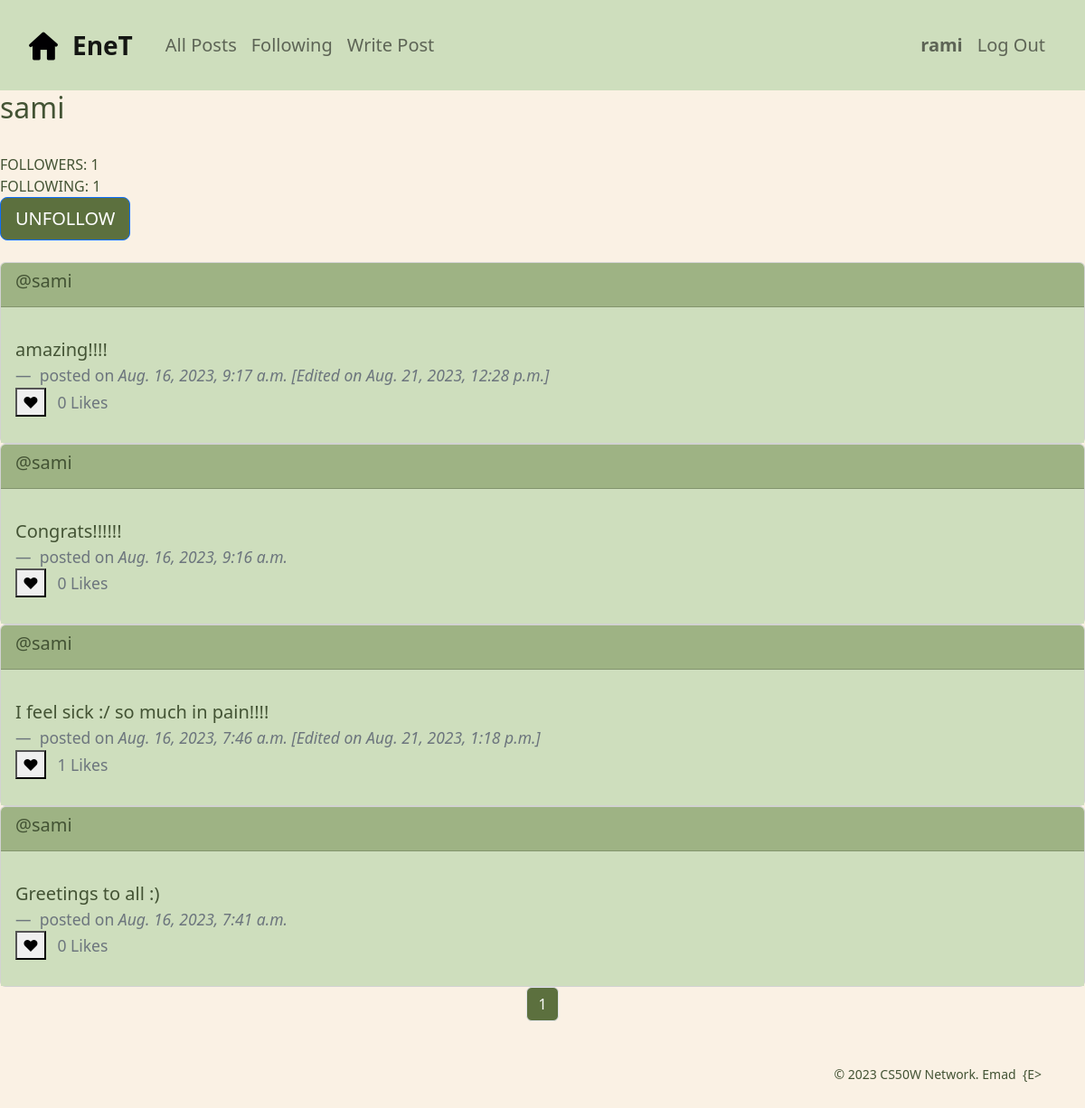
The app's page /profile/3 (signed in), older data.
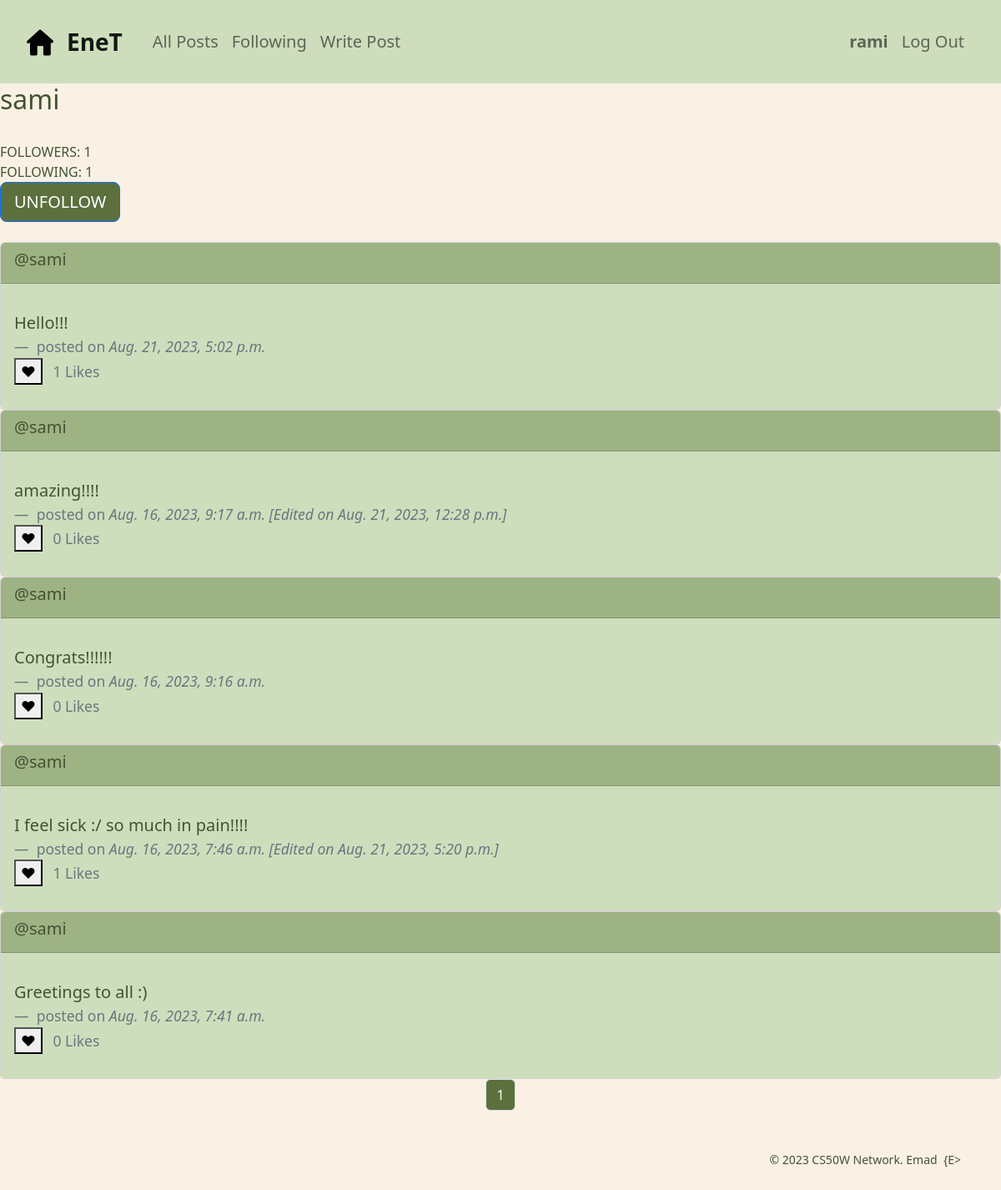
The same page, newer data.
### network/models.py (models this page shows, shortened)
class User(AbstractUser):
    followers = models.ManyToManyField('self', symmetrical=False, blank=True, null=True, related_name='following')

class Post(models.Model):
    content = models.TextField(blank=True)
    date_posted = models.DateTimeField(auto_now_add=True)    # automatically populated with current date
    edited = models.BooleanField(default=False)
    edited_on = models.DateTimeField(auto_now=True)    # automatically populated with current date on every update of instance
    author = models.ForeignKey(User, on_delete=models.CASCADE, blank=True, null=True, related_name="user_posts")
    likers = models.ManyToManyField(User, blank=True, null=True, related_name="liked_posts")

### network/views.py (the view)
# urls.py: path("profile/<int:user_id>", views.profile, name="profile"),
@login_required
def profile(request, user_id):
    profile_user = User.objects.get(pk=user_id)
    profile_user_posts = profile_user.user_posts.order_by("-date_posted").all()
    return render(request, "network/profile.html", context={
        'following': profile_user.following.all(),
        'followers': profile_user.followers.all(),
        'page': pagination(request, profile_user_posts),
        'profile_user': profile_user,
    })

### network/views.py (called while the page is built)
def pagination(request, objects_list):
    paginator = Paginator(objects_list, 10)
    page_number = request.GET.get('page')
    page = paginator.get_page(page_number)
    return page

### network/templates/network/profile.html (shortened to what this page needs)
{% extends "network/layout.html" %}
{% block body %}
    <div>
        <h2>{{profile_user}}</h2>
        <br>
        FOLLOWERS: {{followers.count}}
        <br>
        FOLLOWING: {{following.count}}
        <br>
        {% if user != profile_user %}
            {% if user in followers %}
            <form action="{% url 'follow_unfollow' user_id=profile_user.id action='unfollow' %}" method="post">
                <button type="submit" class="btn btn-lg btn-primary">UNFOLLOW</button>
            </form>
            {% else %}
            <form action="{% url 'follow_unfollow' user_id=profile_user.id action='follow' %}" method="post">
                {% csrf_token %}
                <button type="submit" class="btn btn-lg btn-primary">FOLLOW</button>
            </form>
            {% endif %}
        {% endif %}
        <br>
        {% for post in page %}
            <div class="card">
                <div class="card-header">
                    <h5>@{{post.author}}</h5>
                </div>
                <div class="card-body">
                    <blockquote class="blockquote mb-0">
                        <p>
                            <span id="post_{{post.id}}" class="list-inline-item">{{post.content}}</span>
                        </p>
                        <footer class="blockquote-footer">
                            <span>posted on </span>
                            <cite title="Source Title">{{post.date_posted}} {% if post.edited %}[Edited on {{post.edited_on}}]{% endif %}</cite> <br>
                            <button id="postReaction_{{post.id}}" class="list-inline-item btn-like">❤</button>
                            <p class="list-inline-item"><span id="postLikes_{{post.id}}">{{post.likers.count}}</span> Likes</p>
                        </footer>
                    </blockquote>
                </div>
            </div>
        {% endfor %}
    </div>
{% endblock %}

### network/templates/network/layout.html (shortened to what this page needs)
{% load static %}
<!DOCTYPE html>
<html lang="en">
    <head>
        <link href="https://cdn.jsdelivr.net/npm/bootstrap@5.2.3/dist/css/bootstrap.min.css" rel="stylesheet">
        <link href="{% static 'network/styles.css' %}" rel="stylesheet">
        <link rel='stylesheet' href='https://cdn-uicons.flaticon.com/uicons-regular-rounded/css/uicons-regular-rounded.css'>
    </head>
    <body>
        <nav class="navbar navbar-expand-lg bg-navbar p-4 fs-5">
            <a id="homepage" class="navbar-brand fs-3" href="{% url 'index' %}">
                <img class="me-2 px-2 home-icon" src="{% static 'network/icons/home.png' %}" alt="home icon"><strong>EneT</strong>
            </a>
            <div class="container-fluid">
                <ul class="navbar-nav me-auto mb-2 mb-lg-0">
                    <li class="nav-item nav-left">
                    <a id="all_posts" class="nav-link" href="{% url 'all_posts' %}">All Posts</a>
                    </li>
                    {% if user.is_authenticated %}
                        <li class="nav-item">
                            <a class="nav-link" href="{% url 'following' %}">Following</a>
                        </li>
                        <li class="nav-item">
                            <a class="nav-link" href="" class="list-inline-item" data-bs-toggle="modal" data-bs-target="#createModal">Write Post</a>
                        </li>
                    {% endif %}
                </ul>
                <ul class="navbar-nav ms-auto mb-2 mb-lg-0">
                {% if user.is_authenticated %}
                    <li class="nav-item d-flex justify-content-end">
                        <a class="nav-link" href="{% url 'profile' user.id %}"><strong>{{ user.username }}</strong></a>
                    </li>
                    <li class="nav-item d-flex justify-content-end">
                        <a class="nav-link" href="{% url 'logout' %}">Log Out</a>
                    </li>
                {% endif %}
                </ul>
            </div>
        </nav>
        <div class="body">
            {% block body %}
            {% endblock %}
        </div>
        {% if page %}
            <nav aria-label="Page navigation example">
                <ul class="pagination d-flex justify-content-center">
                        <li class="page-item"><a class="page-link btn mx-1" href="?page={{ page.number }}">{{page.number}}</a></li>
                </ul>
            </nav>
        {% endif %}
        <footer>
            <small class="d-flex justify-content-end mx-5 mt-5 mb-2">
                &copy;&nbsp;2023&nbsp;CS50W&nbsp;Network.&nbsp;Emad&nbsp;&nbsp;{E>
            </small>
            <br>
        </footer>
    </body>
</html>

### network/static/network/styles.css (style rules this page uses)
body { color: #435334; background-color: #FAF1E4; margin: 0; padding: 0; }
a { text-decoration: none; }
.home-icon { margin-top: -5px; }
.bg-navbar, .card-body { background-color: #CEDEBD; }
.card-header, .modal-header { background-color: #9EB384; }
.btn { background-color: #5C703E; color: #fff; }

Row changes from the older to the newer data that the page shows:
added Post: author "sami", content "Hello!!!", date_posted "Aug. 21, 2023, 5:02 p.m.", likers.count "1"
changed Post "I feel sick :/ so much in pain!!!!": edited_on "Aug. 21, 2023, 1:18 p.m." → "Aug. 21, 2023, 5:20 p.m."
